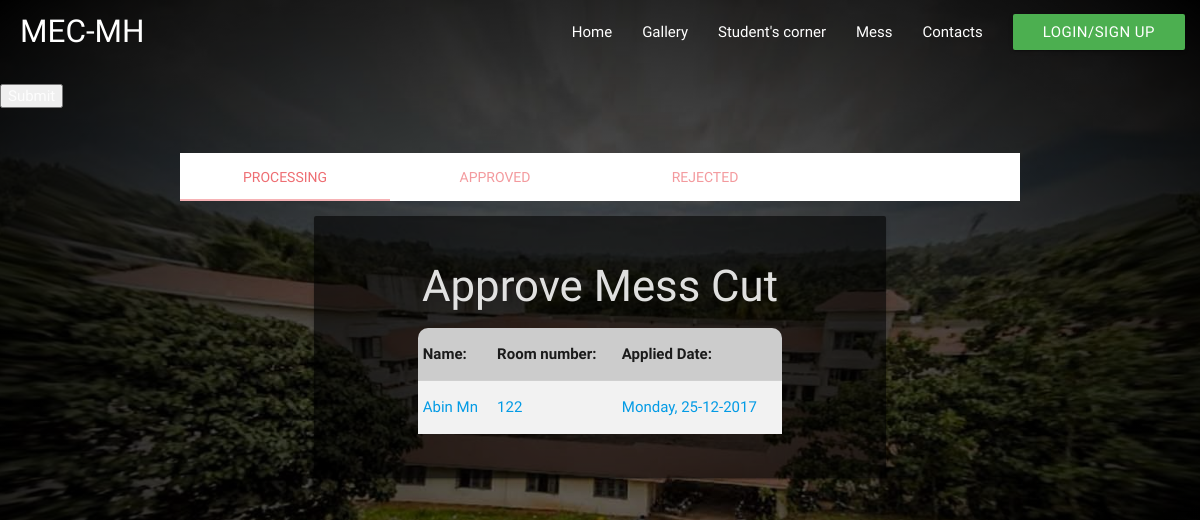
Before: /mhsite/secretary/processing/ with the older database file.
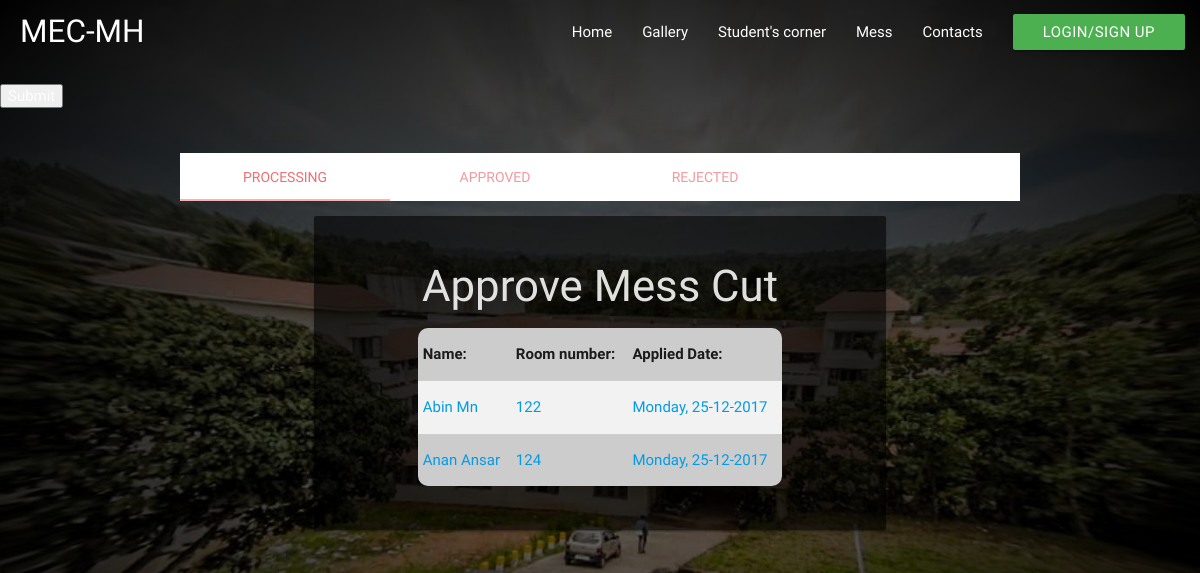
After: the same page with the newer database file.
### mhsite/models.py (models this page shows, shortened)
class Application(models.Model):
    admission_number=models.CharField(max_length=7,
                                    validators=[RegexValidator(regex=r'^[0-9]{4}/[0-9]{2}$',message='The format for admission number is 1234/17')],
                                    help_text='1234/17',unique=True)
    first_name=models.CharField(max_length=100)
    last_name=models.CharField(max_length=100)
    email = models.CharField(max_length=100)
    room_number = models.CharField(max_length=4)
    address=models.CharField(max_length=500)
    pincode=models.CharField(max_length=6,validators=[RegexValidator(regex=r'^[0-9]{6}$',message='Enter a valid pincode')])
    phone=models.CharField(max_length=10,validators=[RegexValidator(regex=r'[0-9]{10}',message='Invalid mobile number')])
    date_of_birth=models.DateField()
    category=models.CharField(max_length=10)
    religion=models.CharField(max_length=50)
    caste=models.CharField(max_length=50)

### mhsite/views.py (the view)
# urls.py: url(r'^secretary/processing/(?P<mess_id>[0-9]+)/$', views.approval, name='mess_cut_approval'),
def processing(request, year=str(datetime.now().year), month=str(datetime.now().month) ):
    if request.method == 'POST':
        year = request.POST['year']
        month = str(datetime.strptime(request.POST['month'], '%B').month)
    rows = MessCut.objects.all().order_by('applied_date')
    res = []
    approved = []
    rejected = []
    for row in rows:
        profile = Application.objects.get(email=row.email)
        name = profile.first_name + " " + profile.last_name
        mid = MessCut.objects.get(email=row.email).id
        room_number = profile.room_number #Complete after finishing profile
        approved_dates = json.loads(MessCut.objects.get(pk=mid).approved_dates)
        rejected_dates = json.loads(MessCut.objects.get(pk=mid).rejected_dates)
        data = json.loads(row.mess_cut_dates)
        timestamp = float(MessCut.objects.get(email=row.email).applied_date)
        applied_date = datetime.fromtimestamp(timestamp).strftime("%A, %d-%m-%Y")
        if year in approved_dates:
            if month in approved_dates[year]:
                approved.append([name, room_number,len(approved_dates[year][month]), mid])
        if year in rejected_dates:
            if month in rejected_dates[year]:
                rejected.append([name, room_number,len(rejected_dates[year][month]), mid])
        if len(data['processing']) > 0:
            res.append([name,room_number,applied_date,mid])
    years = [year for year in approved_dates]
    dupe = [year for year in rejected_dates if year not in years]
    if len(dupe)>0:
        for year in dupe:
            years.append(year)
    cal = {'months':list(calendar.month_name), 'years':years, 'default':[year, datetime.strftime(datetime(2017,int(month),1),'%B')]}
    args = {'data':res,'approved':approved, 'rejected':rejected, 'calendar':cal }
    return render(request,'mhsite/mess_cut_processing.html', args)

### mhsite/templates/mhsite/mess_cut_processing.html (shortened to what this page needs)
{% extends 'base.html' %}
{% block body %}
                     <form action = "" method="POST">
                         <div class = "row">
                           <input type = "submit">
                         </div>
                     </form>
    <div class = "container">
    <div class = "row">
       <div  class="col s12" style="margin-top:25px; " >
          <ul class = "tabs">
             <li class = "tab col s3" ><a class = "active" href = "#processing">Processing</a></li>
             <li class = "tab col s3"><a href = "#approved">
                Approved</a></li>
             <li class = "tab col s3"><a href = "#rejected">Rejected</a></li>
          </ul>
       <div id = "processing" class = "col s12">
         <div class='container'>
             <div class="card card-panel" style="margin-top:15px; background-color:rgba(0, 0, 0, 0.6)">
                 <h3 style="text-align:center;color:rgba(255,255,255,0.87); ">Approve Mess Cut</h3>
                 <div class='row'>
                     <table bgcolor="#ccc" style="border-radius:10px" class="striped highlight col offset-s2 s8">
                         <thead>
                           <tr>
                               <th>Name:</th>
                               <th>Room number:</th>
                               <th>Applied Date:</th>
                           </tr>
                         </thead>
                         <tbody>
                         {% for student in data %}
                           <tr >
                               {% for value in student|slice:'3' %}
                               <td><a href= {{student.3}}>{{value}}</td>
                               {% endfor %}
                           </tr>
                         {% endfor %}
                         </tbody>
                     </table>
                 </div>
             </div>
         </div>
       </div>
    </div>
</div>
{% endblock %}

### mhsite/templates/base.html (shortened to what this page needs)
<!DOCTYPE html>
<html>
  <head>
      {% load static %}
    <link type="text/css" rel="stylesheet" href="{% static 'mhsite/css/materialize.min.css' %}"  media="screen,projection"/>
    <link type="text/css" rel="stylesheet" href="{% static 'mhsite/css/index.css' %}"/>
  </head>
  <body>
    <div class='navbar-fixed'>
      <nav class='z-depth-0' style='background-color:rgba(0, 0, 0, 0.0);'>
            <div class="nav-wrapper" style='padding-left: 20px;'>
              <a href="/" class="brand-logo">MEC-MH</a>
              <ul class="right hide-on-med-and-down web">
                <li class="{% if request.resolver_match.url_name == 'home' %}active{% endif %}"><a href="/">Home</a></li>
                <li class="{% if request.resolver_match.url_name == 'gallery' %}active{% endif %}"><a href="/gallery">Gallery</a></li>
                <li class="{% if request.resolver_match.url_name == 'student' %}active{% endif %}"><a href="/studentscorner">Student's corner</a></li>
                <li class="{% if request.resolver_match.url_name == 'mess' %}active{% endif %}"><a href="/mess">Mess</a></li>
                <li class="{% if request.resolver_match.url_name == 'contact' %}active{% endif %}"><a href="#">Contacts</a></li>
                <li class="{% if request.resolver_match.url_name == 'log' %}active{% endif %}">
                    <a class='btn waves-effect waves-light green' href="
                    {% if user.is_authenticated %}
                    /logout
                    {% else %}
                    /login
                    {% endif %}
                    ">
                    {% if user.is_authenticated %}
                    Log out
                    {% else %}
                    Login/Sign up
                    {% endif %}
                </a></li>
              </ul>
            </div>
      </nav>
    </div>
{%block body%}{% endblock %}
  </body>
</html>

### mhsite/static/mhsite/css/index.css (style rules this page uses)
html { min-height: 100%; }
body { background:radial-gradient(transparent,black), url('../assets/mh-dark.jpg'); background-repeat: no-repeat; background-size: cover; -webkit-background-size: cover; -moz-background-size: cover; -o-background-size: cover; background-attachment: fixed; background-position: center center; min-height: 100%; }
input { color:rgba(255, 255, 255, 0.87); }

Changed rows visible on the page:
added Application: student "124"
Other visible differences:
new list line: "Anan Ansar Monday, 25-12-2017"
